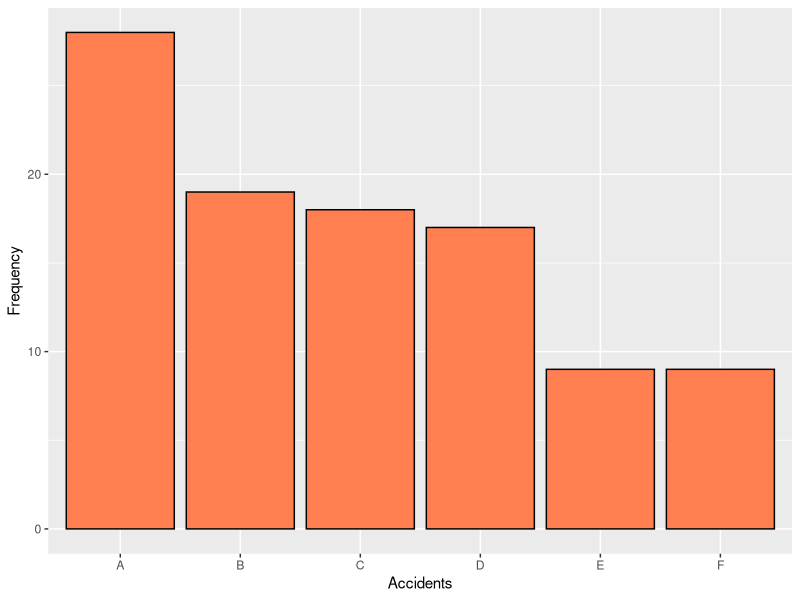

R code for this plot:
## ---- chunk 1
knitr::opts_chunk$set(echo = TRUE)
knitr::opts_knit$set(root.dir = "c:/Statistical_Methods/chapter1")
## ---- chunk 2
library(tidyverse)
## ---- chunk 3
accidents_df <- read_csv("ex01-29.csv")
accidents_df
## ---- chunk 4
#Check the class of the object
accidents_df %>% class()

#Frequency Table
accidents_df %>% count(Accidents, name = "freq")

## ---- chunk 5
# Relative Frequency
accidents_df %>% 
  count(Accidents, name = "freq") %>%
  mutate(rel_freq = freq/sum(freq))

## ---- chunk 6
# Using raw data
accidents_df %>%
  ggplot(mapping = aes(x = Accidents)) +
  geom_bar(fill = "coral", color="black") +
  labs(y = "Frequency")

    
## ---- chunk 7
#rate_df <- read_csv("ex01-14.csv")
#rate_df
#rate_v <- rate_df %>% pull(Rate)
## ---- chunk 8


## ---- chunk 9


## ---- chunk 10


## ---- chunk 11


## ---- chunk 12


## ---- chunk 13


## ---- chunk 14


## ---- chunk 15
